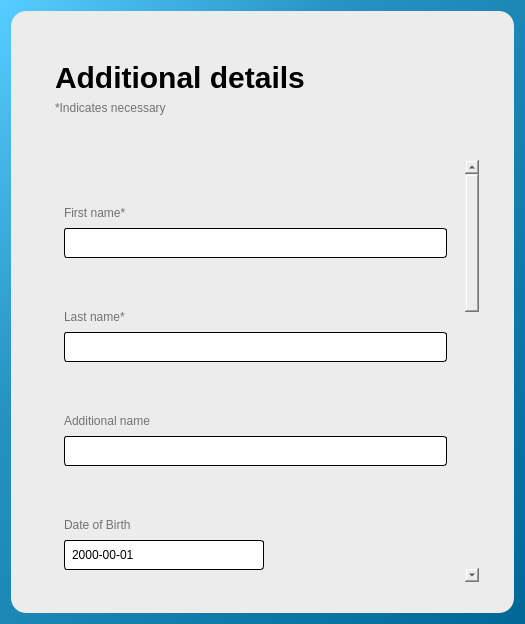
<?xml version="1.0" encoding="UTF-8"?>
<ui version="4.0">
 <class>UserDetails</class>
 <widget class="QWidget" name="UserDetails">
  <property name="geometry">
   <rect>
    <x>0</x>
    <y>0</y>
    <width>525</width>
    <height>624</height>
   </rect>
  </property>
  <property name="minimumSize">
   <size>
    <width>525</width>
    <height>624</height>
   </size>
  </property>
  <property name="windowTitle">
   <string>Form</string>
  </property>
  <property name="styleSheet">
   <string notr="true">background-color: qlineargradient(spread:pad, x1:0, y1:0, x2:1, y2:1, stop:0 rgba(87, 205, 255, 255), stop:0.333333 rgba(37, 146, 193, 255), stop:1 rgba(0, 104, 148, 255));</string>
  </property>
  <layout class="QHBoxLayout" name="horizontalLayout_3">
   <property name="sizeConstraint">
    <enum>QLayout::SetDefaultConstraint</enum>
   </property>
   <item>
    <widget class="QWidget" name="Form" native="true">
     <property name="sizePolicy">
      <sizepolicy hsizetype="Preferred" vsizetype="Preferred">
       <horstretch>0</horstretch>
       <verstretch>0</verstretch>
      </sizepolicy>
     </property>
     <property name="minimumSize">
      <size>
       <width>479</width>
       <height>0</height>
      </size>
     </property>
     <property name="maximumSize">
      <size>
       <width>600</width>
       <height>16777215</height>
      </size>
     </property>
     <property name="styleSheet">
      <string notr="true">QWidget{
background-color: #ECECEC;
border-radius: 15px;
}</string>
     </property>
     <layout class="QVBoxLayout" name="verticalLayout_12">
      <property name="spacing">
       <number>36</number>
      </property>
      <property name="sizeConstraint">
       <enum>QLayout::SetDefaultConstraint</enum>
      </property>
      <property name="leftMargin">
       <number>35</number>
      </property>
      <property name="topMargin">
       <number>40</number>
      </property>
      <property name="rightMargin">
       <number>35</number>
      </property>
      <property name="bottomMargin">
       <number>31</number>
      </property>
      <item>
       <widget class="QWidget" name="HeaderBox" native="true">
        <layout class="QVBoxLayout" name="verticalLayout_14">
         <item>
          <widget class="QLabel" name="Header">
           <property name="maximumSize">
            <size>
             <width>16777215</width>
             <height>200</height>
            </size>
           </property>
           <property name="styleSheet">
            <string notr="true">QLabel{
color: #000000;
font-size: 30px;
font-family: &quot;Miriam Libre&quot;, sans-serif;
font-weight: bold;
}</string>
           </property>
           <property name="text">
            <string>Additional details</string>
           </property>
          </widget>
         </item>
         <item>
          <widget class="QLabel" name="HeaderHint">
           <property name="styleSheet">
            <string notr="true">QLabel{
color: #727272;
}</string>
           </property>
           <property name="text">
            <string>*Indicates necessary</string>
           </property>
          </widget>
         </item>
        </layout>
       </widget>
      </item>
      <item>
       <widget class="QScrollArea" name="scrollArea">
        <property name="styleSheet">
         <string notr="true">QScrollBar:vertical{
width:15px;
background: #D9D9D9;
border-radius: 7px;
}
QScrollBar::handle:vertical {
background: #AFAFAF;
min-height: 20px;
border-radius: 7px;
}
QScrollbar::up-arrow:vertical{
border: none;
background: none;
}
QScrollBar::up-arrow:vertical, QScrollBar::down-arrow:vertical {
border: none;
background: none;
width: 0px; height: 0px;
}
QScrollBar::add-line:vertical, QScrollBar::sub-line:vertical {
border: none;
background: none;
height: 0px;
}</string>
        </property>
        <property name="horizontalScrollBarPolicy">
         <enum>Qt::ScrollBarAlwaysOff</enum>
        </property>
        <property name="widgetResizable">
         <bool>true</bool>
        </property>
        <property name="alignment">
         <set>Qt::AlignCenter</set>
        </property>
        <widget class="QWidget" name="scrollAreaWidgetContents">
         <property name="geometry">
          <rect>
           <x>0</x>
           <y>0</y>
           <width>418</width>
           <height>1200</height>
          </rect>
         </property>
         <property name="minimumSize">
          <size>
           <width>0</width>
           <height>1200</height>
          </size>
         </property>
         <layout class="QVBoxLayout" name="verticalLayout_3">
          <item>
           <widget class="QWidget" name="FirstNameBox" native="true">
            <property name="sizePolicy">
             <sizepolicy hsizetype="Preferred" vsizetype="Fixed">
              <horstretch>0</horstretch>
              <verstretch>0</verstretch>
             </sizepolicy>
            </property>
            <property name="minimumSize">
             <size>
              <width>0</width>
              <height>80</height>
             </size>
            </property>
            <property name="maximumSize">
             <size>
              <width>16777215</width>
              <height>80</height>
             </size>
            </property>
            <property name="styleSheet">
             <string notr="true">background-color: none;</string>
            </property>
            <layout class="QVBoxLayout" name="verticalLayout_5">
             <property name="spacing">
              <number>0</number>
             </property>
             <property name="topMargin">
              <number>11</number>
             </property>
             <item>
              <widget class="QLabel" name="FirstNameHint">
               <property name="styleSheet">
                <string notr="true">QLabel{
color: #727272;
}</string>
               </property>
               <property name="text">
                <string>First name*</string>
               </property>
              </widget>
             </item>
             <item>
              <widget class="QTextEdit" name="FirstNameEdit">
               <property name="sizePolicy">
                <sizepolicy hsizetype="Expanding" vsizetype="Fixed">
                 <horstretch>0</horstretch>
                 <verstretch>0</verstretch>
                </sizepolicy>
               </property>
               <property name="minimumSize">
                <size>
                 <width>0</width>
                 <height>30</height>
                </size>
               </property>
               <property name="maximumSize">
                <size>
                 <width>16777215</width>
                 <height>30</height>
                </size>
               </property>
               <property name="styleSheet">
                <string notr="true">QTextEdit{
border: 1px solid #000000;
border-radius: 3px;
background-color: #FFFFFF;
}</string>
               </property>
               <property name="verticalScrollBarPolicy">
                <enum>Qt::ScrollBarAlwaysOff</enum>
               </property>
               <property name="horizontalScrollBarPolicy">
                <enum>Qt::ScrollBarAlwaysOff</enum>
               </property>
              </widget>
             </item>
            </layout>
           </widget>
          </item>
          <item>
           <widget class="QWidget" name="LastNameBox" native="true">
            <property name="sizePolicy">
             <sizepolicy hsizetype="Preferred" vsizetype="Fixed">
              <horstretch>0</horstretch>
              <verstretch>0</verstretch>
             </sizepolicy>
            </property>
            <property name="minimumSize">
             <size>
              <width>0</width>
              <height>80</height>
             </size>
            </property>
            <property name="maximumSize">
             <size>
              <width>16777215</width>
              <height>80</height>
             </size>
            </property>
            <property name="styleSheet">
             <string notr="true">background-color: none;</string>
            </property>
            <layout class="QVBoxLayout" name="verticalLayout_6">
             <property name="spacing">
              <number>0</number>
             </property>
             <property name="topMargin">
              <number>11</number>
             </property>
             <item>
              <widget class="QLabel" name="LastNameHint">
               <property name="styleSheet">
                <string notr="true">QLabel{
color: #727272;
}</string>
               </property>
               <property name="text">
                <string>Last name*</string>
               </property>
              </widget>
             </item>
             <item>
              <widget class="QTextEdit" name="LastNameEdit">
               <property name="sizePolicy">
                <sizepolicy hsizetype="Expanding" vsizetype="Fixed">
                 <horstretch>0</horstretch>
                 <verstretch>0</verstretch>
                </sizepolicy>
               </property>
               <property name="minimumSize">
                <size>
                 <width>0</width>
                 <height>30</height>
                </size>
               </property>
               <property name="maximumSize">
                <size>
                 <width>16777215</width>
                 <height>30</height>
                </size>
               </property>
               <property name="styleSheet">
                <string notr="true">QTextEdit{
border: 1px solid #000000;
border-radius: 3px;
background-color: #FFFFFF;
}</string>
               </property>
               <property name="verticalScrollBarPolicy">
                <enum>Qt::ScrollBarAlwaysOff</enum>
               </property>
               <property name="horizontalScrollBarPolicy">
                <enum>Qt::ScrollBarAlwaysOff</enum>
               </property>
              </widget>
             </item>
            </layout>
           </widget>
          </item>
          <item>
           <widget class="QWidget" name="AdditionalNameBox" native="true">
            <property name="sizePolicy">
             <sizepolicy hsizetype="Preferred" vsizetype="Fixed">
              <horstretch>0</horstretch>
              <verstretch>0</verstretch>
             </sizepolicy>
            </property>
            <property name="minimumSize">
             <size>
              <width>0</width>
              <height>80</height>
             </size>
            </property>
            <property name="maximumSize">
             <size>
              <width>16777215</width>
              <height>80</height>
             </size>
            </property>
            <property name="styleSheet">
             <string notr="true">background-color: none;</string>
            </property>
            <layout class="QVBoxLayout" name="verticalLayout_8">
             <property name="spacing">
              <number>0</number>
             </property>
             <property name="topMargin">
              <number>11</number>
             </property>
             <item>
              <widget class="QLabel" name="AdditionalNameHint">
               <property name="styleSheet">
                <string notr="true">QLabel{
color: #727272;
}</string>
               </property>
               <property name="text">
                <string>Additional name</string>
               </property>
              </widget>
             </item>
             <item>
              <widget class="QTextEdit" name="AdditionalNameEdit">
               <property name="sizePolicy">
                <sizepolicy hsizetype="Expanding" vsizetype="Fixed">
                 <horstretch>0</horstretch>
                 <verstretch>0</verstretch>
                </sizepolicy>
               </property>
               <property name="minimumSize">
                <size>
                 <width>0</width>
                 <height>30</height>
                </size>
               </property>
               <property name="maximumSize">
                <size>
                 <width>16777215</width>
                 <height>30</height>
                </size>
               </property>
               <property name="styleSheet">
                <string notr="true">QTextEdit{
border: 1px solid #000000;
border-radius: 3px;
background-color: #FFFFFF;
}</string>
               </property>
               <property name="verticalScrollBarPolicy">
                <enum>Qt::ScrollBarAlwaysOff</enum>
               </property>
               <property name="horizontalScrollBarPolicy">
                <enum>Qt::ScrollBarAlwaysOff</enum>
               </property>
              </widget>
             </item>
            </layout>
           </widget>
          </item>
          <item>
           <widget class="QWidget" name="DateofBirthBox" native="true">
            <property name="sizePolicy">
             <sizepolicy hsizetype="Preferred" vsizetype="Fixed">
              <horstretch>0</horstretch>
              <verstretch>0</verstretch>
             </sizepolicy>
            </property>
            <property name="minimumSize">
             <size>
              <width>0</width>
              <height>80</height>
             </size>
            </property>
            <property name="maximumSize">
             <size>
              <width>16777215</width>
              <height>80</height>
             </size>
            </property>
            <property name="styleSheet">
             <string notr="true">background-color: none;</string>
            </property>
            <layout class="QVBoxLayout" name="verticalLayout_9">
             <property name="spacing">
              <number>0</number>
             </property>
             <property name="topMargin">
              <number>11</number>
             </property>
             <item>
              <widget class="QLabel" name="DateofBirthHint">
               <property name="styleSheet">
                <string notr="true">QLabel{
color: #727272;
}</string>
               </property>
               <property name="text">
                <string>Date of Birth</string>
               </property>
              </widget>
             </item>
             <item>
              <widget class="QDateEdit" name="DateofBirthEdit">
               <property name="sizePolicy">
                <sizepolicy hsizetype="Expanding" vsizetype="Fixed">
                 <horstretch>0</horstretch>
                 <verstretch>0</verstretch>
                </sizepolicy>
               </property>
               <property name="minimumSize">
                <size>
                 <width>0</width>
                 <height>30</height>
                </size>
               </property>
               <property name="maximumSize">
                <size>
                 <width>200</width>
                 <height>30</height>
                </size>
               </property>
               <property name="styleSheet">
                <string notr="true">QDateEdit{
border: 1px solid #000000;
border-radius: 3px;
background-color: #FFFFFF;
padding-left: 5px;
selection-background-color: rgb(0, 187, 255);
}
/*buttons*/
QDateEdit::drop-down{
background-color: none;
border: none;
}

/*buttons pressed*/
QDateEdit::drop-down::pressed{
background-color: #F6F6F6;
border-radius: 3px;
}

/*arrow*/
QDateEdit::down-arrow{
color: #000000;
image: url(:/new/prefix1/ui/Assets/DownArrow.png);
width: 10px;
height: 30px;
border: none;
}</string>
               </property>
               <property name="maximumDate">
                <date>
                 <year>2024</year>
                 <month>12</month>
                 <day>31</day>
                </date>
               </property>
               <property name="minimumDate">
                <date>
                 <year>1930</year>
                 <month>9</month>
                 <day>14</day>
                </date>
               </property>
               <property name="displayFormat">
                <string>yyyy-mm-dd</string>
               </property>
               <property name="calendarPopup">
                <bool>true</bool>
               </property>
               <property name="date">
                <date>
                 <year>2000</year>
                 <month>1</month>
                 <day>1</day>
                </date>
               </property>
              </widget>
             </item>
            </layout>
           </widget>
          </item>
          <item>
           <widget class="QWidget" name="JobTitleBox" native="true">
            <property name="sizePolicy">
             <sizepolicy hsizetype="Preferred" vsizetype="Fixed">
              <horstretch>0</horstretch>
              <verstretch>0</verstretch>
             </sizepolicy>
            </property>
            <property name="minimumSize">
             <size>
              <width>0</width>
              <height>80</height>
             </size>
            </property>
            <property name="maximumSize">
             <size>
              <width>16777215</width>
              <height>80</height>
             </size>
            </property>
            <property name="styleSheet">
             <string notr="true">background-color: none;</string>
            </property>
            <layout class="QVBoxLayout" name="verticalLayout">
             <property name="spacing">
              <number>0</number>
             </property>
             <property name="topMargin">
              <number>11</number>
             </property>
             <item>
              <widget class="QLabel" name="JobTitleHint">
               <property name="styleSheet">
                <string notr="true">QLabel{
color: #727272;
}</string>
               </property>
               <property name="text">
                <string>Most recent job title*</string>
               </property>
              </widget>
             </item>
             <item>
              <widget class="QComboBox" name="JobTitle">
               <property name="minimumSize">
                <size>
                 <width>0</width>
                 <height>30</height>
                </size>
               </property>
               <property name="styleSheet">
                <string notr="true">QComboBox{
border: 1px solid #000000;
border-radius: 3px;
background-color: #FFFFFF;
padding-left: 5px;
selection-background-color: rgb(0, 187, 255);
}
/*buttons*/
QComboBox::drop-down{
background-color: none;
border: none;
}

/*buttons pressed*/
QComboBox::drop-down::pressed{
background-color: #F6F6F6;
border-radius: 3px;
}

/*arrow*/
QComboBox::down-arrow{
color: #000000;
image: url(:/new/prefix1/ui/Assets/DownArrow.png);
width: 10px;
height: 30px;
border: none;
}</string>
               </property>
               <property name="editable">
                <bool>false</bool>
               </property>
               <property name="placeholderText">
                <string>Enter the name</string>
               </property>
               <property name="duplicatesEnabled">
                <bool>false</bool>
               </property>
              </widget>
             </item>
            </layout>
           </widget>
          </item>
          <item>
           <widget class="QWidget" name="CompanyBox" native="true">
            <property name="sizePolicy">
             <sizepolicy hsizetype="Preferred" vsizetype="Fixed">
              <horstretch>0</horstretch>
              <verstretch>0</verstretch>
             </sizepolicy>
            </property>
            <property name="minimumSize">
             <size>
              <width>0</width>
              <height>80</height>
             </size>
            </property>
            <property name="maximumSize">
             <size>
              <width>16777215</width>
              <height>80</height>
             </size>
            </property>
            <property name="styleSheet">
             <string notr="true">background-color: none;</string>
            </property>
            <layout class="QVBoxLayout" name="verticalLayout_4">
             <property name="spacing">
              <number>0</number>
             </property>
             <item>
              <widget class="QLabel" name="CompanyHint">
               <property name="styleSheet">
                <string notr="true">QLabel{
color: #727272;
}</string>
               </property>
               <property name="text">
                <string>Most recent company*</string>
               </property>
              </widget>
             </item>
             <item>
              <widget class="QComboBox" name="Company">
               <property name="minimumSize">
                <size>
                 <width>0</width>
                 <height>30</height>
                </size>
               </property>
               <property name="styleSheet">
                <string notr="true">QComboBox{
border: 1px solid #000000;
border-radius: 3px;
background-color: #FFFFFF;
padding-left: 5px;
selection-background-color: rgb(0, 187, 255);
}
/*buttons*/
QComboBox::drop-down{
background-color: none;
border: none;
}

/*buttons pressed*/
QComboBox::drop-down::pressed{
background-color: #F6F6F6;
border-radius: 3px;
}

/*arrow*/
QComboBox::down-arrow{
color: #000000;
image: url(:/new/prefix1/ui/Assets/DownArrow.png);
width: 10px;
height: 30px;
border: none;
}</string>
               </property>
               <property name="editable">
                <bool>false</bool>
               </property>
               <property name="placeholderText">
                <string>Enter the name</string>
               </property>
               <property name="duplicatesEnabled">
                <bool>false</bool>
               </property>
              </widget>
             </item>
            </layout>
           </widget>
          </item>
          <item>
           <widget class="QWidget" name="EmploymentTypeBox" native="true">
            <property name="sizePolicy">
             <sizepolicy hsizetype="Preferred" vsizetype="Fixed">
              <horstretch>0</horstretch>
              <verstretch>0</verstretch>
             </sizepolicy>
            </property>
            <property name="minimumSize">
             <size>
              <width>0</width>
              <height>80</height>
             </size>
            </property>
            <property name="maximumSize">
             <size>
              <width>16777215</width>
              <height>80</height>
             </size>
            </property>
            <property name="styleSheet">
             <string notr="true">background-color: none;</string>
            </property>
            <layout class="QVBoxLayout" name="verticalLayout_2">
             <property name="spacing">
              <number>0</number>
             </property>
             <property name="topMargin">
              <number>11</number>
             </property>
             <item>
              <widget class="QLabel" name="EmploymentTypeHint">
               <property name="styleSheet">
                <string notr="true">QLabel{
color: #727272;
}</string>
               </property>
               <property name="text">
                <string>Employment type</string>
               </property>
              </widget>
             </item>
             <item>
              <widget class="QComboBox" name="EmploymentType">
               <property name="minimumSize">
                <size>
                 <width>0</width>
                 <height>30</height>
                </size>
               </property>
               <property name="styleSheet">
                <string notr="true">QComboBox{
border: 1px solid #000000;
border-radius: 3px;
background-color: #FFFFFF;
padding-left: 5px;
selection-background-color: rgb(0, 187, 255);
}
/*buttons*/
QComboBox::drop-down{
background-color: none;
border: none;
}

/*buttons pressed*/
QComboBox::drop-down::pressed{
background-color: #F6F6F6;
border-radius: 3px;
}

/*arrow*/
QComboBox::down-arrow{
color: #000000;
image: url(:/new/prefix1/ui/Assets/DownArrow.png);
width: 10px;
height: 30px;
border: none;
}</string>
               </property>
               <property name="editable">
                <bool>false</bool>
               </property>
               <property name="placeholderText">
                <string>Select one</string>
               </property>
               <property name="duplicatesEnabled">
                <bool>false</bool>
               </property>
              </widget>
             </item>
            </layout>
           </widget>
          </item>
          <item>
           <widget class="QWidget" name="EducationBox" native="true">
            <property name="maximumSize">
             <size>
              <width>16777215</width>
              <height>200</height>
             </size>
            </property>
            <property name="styleSheet">
             <string notr="true">background: none;</string>
            </property>
            <layout class="QVBoxLayout" name="verticalLayout_13">
             <item>
              <widget class="QWidget" name="SchoolBox" native="true">
               <property name="minimumSize">
                <size>
                 <width>0</width>
                 <height>80</height>
                </size>
               </property>
               <property name="maximumSize">
                <size>
                 <width>16777215</width>
                 <height>80</height>
                </size>
               </property>
               <layout class="QVBoxLayout" name="verticalLayout_15">
                <item>
                 <widget class="QLabel" name="UniversityHint">
                  <property name="styleSheet">
                   <string notr="true">QLabel{
color: #727272;
}</string>
                  </property>
                  <property name="text">
                   <string>School or College/University*</string>
                  </property>
                 </widget>
                </item>
                <item>
                 <widget class="QComboBox" name="University">
                  <property name="minimumSize">
                   <size>
                    <width>0</width>
                    <height>30</height>
                   </size>
                  </property>
                  <property name="styleSheet">
                   <string notr="true">QComboBox{
border: 1px solid #000000;
border-radius: 3px;
background-color: #FFFFFF;
padding-left: 5px;
selection-background-color: rgb(0, 187, 255);
}
/*buttons*/
QComboBox::drop-down{
background-color: none;
border: none;
}

/*buttons pressed*/
QComboBox::drop-down::pressed{
background-color: #F6F6F6;
border-radius: 3px;
}

/*arrow*/
QComboBox::down-arrow{
color: #000000;
image: url(:/new/prefix1/ui/Assets/DownArrow.png);
width: 10px;
height: 30px;
border: none;
}</string>
                  </property>
                  <property name="editable">
                   <bool>false</bool>
                  </property>
                  <property name="placeholderText">
                   <string>Enter the name</string>
                  </property>
                  <property name="duplicatesEnabled">
                   <bool>false</bool>
                  </property>
                 </widget>
                </item>
               </layout>
              </widget>
             </item>
             <item>
              <widget class="QWidget" name="YearBox" native="true">
               <layout class="QHBoxLayout" name="horizontalLayout">
                <property name="leftMargin">
                 <number>0</number>
                </property>
                <property name="topMargin">
                 <number>0</number>
                </property>
                <property name="rightMargin">
                 <number>0</number>
                </property>
                <property name="bottomMargin">
                 <number>0</number>
                </property>
                <item>
                 <widget class="QWidget" name="StartYearBox" native="true">
                  <property name="sizePolicy">
                   <sizepolicy hsizetype="Preferred" vsizetype="Fixed">
                    <horstretch>0</horstretch>
                    <verstretch>0</verstretch>
                   </sizepolicy>
                  </property>
                  <property name="minimumSize">
                   <size>
                    <width>183</width>
                    <height>80</height>
                   </size>
                  </property>
                  <property name="maximumSize">
                   <size>
                    <width>16777215</width>
                    <height>80</height>
                   </size>
                  </property>
                  <property name="styleSheet">
                   <string notr="true">background-color: none;</string>
                  </property>
                  <layout class="QVBoxLayout" name="verticalLayout_10">
                   <property name="spacing">
                    <number>0</number>
                   </property>
                   <property name="topMargin">
                    <number>11</number>
                   </property>
                   <item>
                    <widget class="QLabel" name="StartYear">
                     <property name="styleSheet">
                      <string notr="true">QLabel{
color: #727272;
}</string>
                     </property>
                     <property name="text">
                      <string>Start year*</string>
                     </property>
                    </widget>
                   </item>
                   <item>
                    <widget class="QSpinBox" name="StartYearSpin">
                     <property name="minimumSize">
                      <size>
                       <width>0</width>
                       <height>30</height>
                      </size>
                     </property>
                     <property name="maximumSize">
                      <size>
                       <width>67</width>
                       <height>30</height>
                      </size>
                     </property>
                     <property name="styleSheet">
                      <string notr="true">
QSpinBox{
border: 1px solid #000000;
border-radius: 3px;
background-color: #FFFFFF;
padding-left: 5px;
}
/*buttons*/
QSpinBox::up-button{
background-color: none;
border: none;
}
QSpinBox::down-button{
background-color: none;
border: none;
}

/*buttons pressed*/
QSpinBox::up-button::pressed{
background-color: #F6F6F6;
border-radius: 3px;
}
QSpinBox::down-button::pressed{
background-color: #F6F6F6;
border-radius: 3px;
}

/*arrows*/
QSpinBox::up-arrow{
color: #000000;
image: url(:/new/prefix1/ui/Assets/UpArrow.png);
width: 10px;
height: 10px;
border: none;
}
QSpinBox::down-arrow{
color: #000000;
image: url(:/new/prefix1/ui/Assets/DownArrow.png);
width: 10px;
height: 10px;
border: none;
}</string>
                     </property>
                     <property name="minimum">
                      <number>1960</number>
                     </property>
                     <property name="maximum">
                      <number>2024</number>
                     </property>
                     <property name="value">
                      <number>2000</number>
                     </property>
                    </widget>
                   </item>
                  </layout>
                 </widget>
                </item>
                <item>
                 <widget class="QWidget" name="EndYearBox" native="true">
                  <property name="sizePolicy">
                   <sizepolicy hsizetype="Preferred" vsizetype="Fixed">
                    <horstretch>0</horstretch>
                    <verstretch>0</verstretch>
                   </sizepolicy>
                  </property>
                  <property name="minimumSize">
                   <size>
                    <width>183</width>
                    <height>80</height>
                   </size>
                  </property>
                  <property name="maximumSize">
                   <size>
                    <width>16777215</width>
                    <height>80</height>
                   </size>
                  </property>
                  <property name="styleSheet">
                   <string notr="true">background-color: none;</string>
                  </property>
                  <layout class="QVBoxLayout" name="verticalLayout_11">
                   <property name="spacing">
                    <number>0</number>
                   </property>
                   <property name="topMargin">
                    <number>11</number>
                   </property>
                   <item>
                    <widget class="QLabel" name="EndYear">
                     <property name="styleSheet">
                      <string notr="true">QLabel{
color: #727272;
}</string>
                     </property>
                     <property name="text">
                      <string>End year (or expected)*</string>
                     </property>
                    </widget>
                   </item>
                   <item>
                    <widget class="QSpinBox" name="EndYearSpin">
                     <property name="minimumSize">
                      <size>
                       <width>0</width>
                       <height>30</height>
                      </size>
                     </property>
                     <property name="maximumSize">
                      <size>
                       <width>67</width>
                       <height>30</height>
                      </size>
                     </property>
                     <property name="styleSheet">
                      <string notr="true">
QSpinBox{
border: 1px solid #000000;
border-radius: 3px;
background-color: #FFFFFF;
padding-left: 5px;
}
/*buttons*/
QSpinBox::up-button{
background-color: none;
border: none;
}
QSpinBox::down-button{
background-color: none;
border: none;
}

/*buttons pressed*/
QSpinBox::up-button::pressed{
background-color: #F6F6F6;
border-radius: 3px;
}
QSpinBox::down-button::pressed{
background-color: #F6F6F6;
border-radius: 3px;
}

/*arrows*/
QSpinBox::up-arrow{
color: #000000;
image: url(:/new/prefix1/ui/Assets/UpArrow.png);
width: 10px;
height: 10px;
border: none;
}
QSpinBox::down-arrow{
color: #000000;
image: url(:/new/prefix1/ui/Assets/DownArrow.png);
width: 10px;
height: 10px;
border: none;
}</string>
                     </property>
                     <property name="minimum">
                      <number>1960</number>
                     </property>
                     <property name="maximum">
                      <number>2024</number>
                     </property>
                     <property name="value">
                      <number>2005</number>
                     </property>
                    </widget>
                   </item>
                  </layout>
                 </widget>
                </item>
               </layout>
              </widget>
             </item>
            </layout>
           </widget>
          </item>
          <item>
           <widget class="QWidget" name="AgeVerificationBox" native="true">
            <property name="minimumSize">
             <size>
              <width>0</width>
              <height>68</height>
             </size>
            </property>
            <property name="maximumSize">
             <size>
              <width>16777215</width>
              <height>90</height>
             </size>
            </property>
            <property name="styleSheet">
             <string notr="true">QWidget{
background-color: none;
border: 2px solid #0187B1;
border-radius: 8px;
}</string>
            </property>
            <layout class="QHBoxLayout" name="horizontalLayout_2">
             <property name="leftMargin">
              <number>22</number>
             </property>
             <property name="rightMargin">
              <number>22</number>
             </property>
             <item alignment="Qt::AlignVCenter">
              <widget class="QLabel" name="AgeVerificationHint">
               <property name="styleSheet">
                <string notr="true">QLabel{
color: #727272;
font-size: 20px;
border: none;
}</string>
               </property>
               <property name="text">
                <string>I'm over 16</string>
               </property>
              </widget>
             </item>
             <item alignment="Qt::AlignVCenter">
              <widget class="QPushButton" name="AgeVerificationSwitch">
               <property name="minimumSize">
                <size>
                 <width>68</width>
                 <height>40</height>
                </size>
               </property>
               <property name="maximumSize">
                <size>
                 <width>68</width>
                 <height>16777215</height>
                </size>
               </property>
               <property name="cursor">
                <cursorShape>PointingHandCursor</cursorShape>
               </property>
               <property name="styleSheet">
                <string notr="true">QPushButton{
border: none;
}</string>
               </property>
               <property name="text">
                <string/>
               </property>
               <property name="icon">
                <iconset resource="Resources.qrc">
                 <normaloff>:/new/prefix1/ui/Assets/SwitchOff.png</normaloff>
                 <normalon>:/new/prefix1/ui/Assets/SwitchOn.png</normalon>:/new/prefix1/ui/Assets/SwitchOff.png</iconset>
               </property>
               <property name="iconSize">
                <size>
                 <width>60</width>
                 <height>60</height>
                </size>
               </property>
               <property name="checkable">
                <bool>true</bool>
               </property>
               <property name="checked">
                <bool>true</bool>
               </property>
               <property name="autoRepeat">
                <bool>false</bool>
               </property>
               <property name="autoDefault">
                <bool>false</bool>
               </property>
               <property name="default">
                <bool>false</bool>
               </property>
               <property name="flat">
                <bool>false</bool>
               </property>
              </widget>
             </item>
            </layout>
           </widget>
          </item>
          <item>
           <widget class="QPushButton" name="pushButton">
            <property name="sizePolicy">
             <sizepolicy hsizetype="Expanding" vsizetype="Fixed">
              <horstretch>0</horstretch>
              <verstretch>0</verstretch>
             </sizepolicy>
            </property>
            <property name="cursor">
             <cursorShape>PointingHandCursor</cursorShape>
            </property>
            <property name="styleSheet">
             <string notr="true">QPushButton{
Height: 80px;
color: #FFFFFF;
font-size: 24px;
font-family: &quot;Miriam Libre&quot;, sans-serif;
font-weight: bold;
background-color: #0187B1;
}
QPushButton::pressed{
background-color: #00769B;
}</string>
            </property>
            <property name="text">
             <string>PushButton</string>
            </property>
            <property name="checkable">
             <bool>false</bool>
            </property>
           </widget>
          </item>
         </layout>
        </widget>
       </widget>
      </item>
     </layout>
    </widget>
   </item>
  </layout>
 </widget>
 <resources>
  <include location="Resources.qrc"/>
 </resources>
 <connections/>
</ui>
